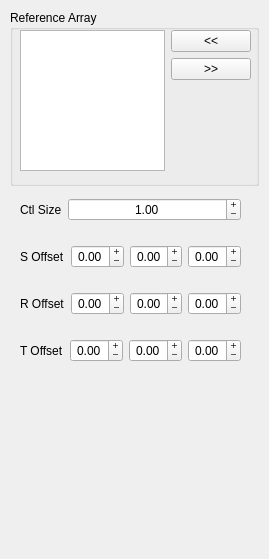
<?xml version="1.0" encoding="UTF-8"?>
<ui version="4.0">
 <class>Form</class>
 <widget class="QWidget" name="Form">
  <property name="geometry">
   <rect>
    <x>0</x>
    <y>0</y>
    <width>269</width>
    <height>559</height>
   </rect>
  </property>
  <property name="windowTitle">
   <string>Form</string>
  </property>
  <widget class="QGroupBox" name="upvRefArray_groupBox">
   <property name="geometry">
    <rect>
     <x>10</x>
     <y>10</y>
     <width>249</width>
     <height>176</height>
    </rect>
   </property>
   <property name="title">
    <string>Reference Array</string>
   </property>
   <widget class="QWidget" name="layoutWidget_2">
    <property name="geometry">
     <rect>
      <x>10</x>
      <y>20</y>
      <width>231</width>
      <height>141</height>
     </rect>
    </property>
    <layout class="QHBoxLayout" name="upvRefArray_horizontalLayout">
     <item>
      <layout class="QVBoxLayout" name="upvRefArray_verticalLayout_1">
       <item>
        <widget class="QListWidget" name="refArray_listWidget">
         <property name="dragDropOverwriteMode">
          <bool>true</bool>
         </property>
         <property name="dragDropMode">
          <enum>QAbstractItemView::InternalMove</enum>
         </property>
         <property name="defaultDropAction">
          <enum>Qt::MoveAction</enum>
         </property>
         <property name="alternatingRowColors">
          <bool>true</bool>
         </property>
         <property name="selectionMode">
          <enum>QAbstractItemView::ExtendedSelection</enum>
         </property>
         <property name="selectionRectVisible">
          <bool>false</bool>
         </property>
        </widget>
       </item>
      </layout>
     </item>
     <item>
      <layout class="QVBoxLayout" name="upvRefArray_verticalLayout_2">
       <item>
        <widget class="QPushButton" name="refArrayAdd_pushButton">
         <property name="text">
          <string>&lt;&lt;</string>
         </property>
        </widget>
       </item>
       <item>
        <widget class="QPushButton" name="refArrayRemove_pushButton">
         <property name="text">
          <string>&gt;&gt;</string>
         </property>
        </widget>
       </item>
       <item>
        <spacer name="upvRefArray_verticalSpacer">
         <property name="orientation">
          <enum>Qt::Vertical</enum>
         </property>
         <property name="sizeHint" stdset="0">
          <size>
           <width>20</width>
           <height>40</height>
          </size>
         </property>
        </spacer>
       </item>
      </layout>
     </item>
    </layout>
   </widget>
  </widget>
  <widget class="QWidget" name="layoutWidget">
   <property name="geometry">
    <rect>
     <x>20</x>
     <y>180</y>
     <width>221</width>
     <height>202</height>
    </rect>
   </property>
   <layout class="QVBoxLayout" name="verticalLayout_4">
    <item>
     <layout class="QHBoxLayout" name="horizontalLayout_3">
      <item>
       <widget class="QLabel" name="ctlSize_label">
        <property name="text">
         <string>Ctl Size</string>
        </property>
       </widget>
      </item>
      <item>
       <widget class="QDoubleSpinBox" name="ctlSize_doubleSpinBox">
        <property name="sizePolicy">
         <sizepolicy hsizetype="Expanding" vsizetype="Fixed">
          <horstretch>0</horstretch>
          <verstretch>0</verstretch>
         </sizepolicy>
        </property>
        <property name="wrapping">
         <bool>false</bool>
        </property>
        <property name="alignment">
         <set>Qt::AlignCenter</set>
        </property>
        <property name="buttonSymbols">
         <enum>QAbstractSpinBox::PlusMinus</enum>
        </property>
        <property name="minimum">
         <double>0.010000000000000</double>
        </property>
        <property name="maximum">
         <double>200.000000000000000</double>
        </property>
        <property name="value">
         <double>1.000000000000000</double>
        </property>
       </widget>
      </item>
     </layout>
    </item>
    <item>
     <layout class="QHBoxLayout" name="horizontalLayout_6">
      <item>
       <widget class="QLabel" name="ctlOffsetScl_label">
        <property name="text">
         <string>S Offset</string>
        </property>
       </widget>
      </item>
      <item>
       <widget class="QDoubleSpinBox" name="ctlOffsetSclX_doubleSpinBox">
        <property name="sizePolicy">
         <sizepolicy hsizetype="Expanding" vsizetype="Fixed">
          <horstretch>0</horstretch>
          <verstretch>0</verstretch>
         </sizepolicy>
        </property>
        <property name="wrapping">
         <bool>false</bool>
        </property>
        <property name="alignment">
         <set>Qt::AlignCenter</set>
        </property>
        <property name="buttonSymbols">
         <enum>QAbstractSpinBox::PlusMinus</enum>
        </property>
        <property name="minimum">
         <double>-360.000000000000000</double>
        </property>
        <property name="maximum">
         <double>360.000000000000000</double>
        </property>
        <property name="singleStep">
         <double>1.000000000000000</double>
        </property>
        <property name="value">
         <double>0.000000000000000</double>
        </property>
       </widget>
      </item>
      <item>
       <widget class="QDoubleSpinBox" name="ctlOffsetSclY_doubleSpinBox">
        <property name="sizePolicy">
         <sizepolicy hsizetype="Expanding" vsizetype="Fixed">
          <horstretch>0</horstretch>
          <verstretch>0</verstretch>
         </sizepolicy>
        </property>
        <property name="wrapping">
         <bool>false</bool>
        </property>
        <property name="alignment">
         <set>Qt::AlignCenter</set>
        </property>
        <property name="buttonSymbols">
         <enum>QAbstractSpinBox::PlusMinus</enum>
        </property>
        <property name="minimum">
         <double>-360.000000000000000</double>
        </property>
        <property name="maximum">
         <double>360.000000000000000</double>
        </property>
        <property name="value">
         <double>0.000000000000000</double>
        </property>
       </widget>
      </item>
      <item>
       <widget class="QDoubleSpinBox" name="ctlOffsetSclZ_doubleSpinBox">
        <property name="sizePolicy">
         <sizepolicy hsizetype="Expanding" vsizetype="Fixed">
          <horstretch>0</horstretch>
          <verstretch>0</verstretch>
         </sizepolicy>
        </property>
        <property name="wrapping">
         <bool>false</bool>
        </property>
        <property name="alignment">
         <set>Qt::AlignCenter</set>
        </property>
        <property name="buttonSymbols">
         <enum>QAbstractSpinBox::PlusMinus</enum>
        </property>
        <property name="minimum">
         <double>-360.000000000000000</double>
        </property>
        <property name="maximum">
         <double>360.000000000000000</double>
        </property>
        <property name="value">
         <double>0.000000000000000</double>
        </property>
       </widget>
      </item>
     </layout>
    </item>
    <item>
     <layout class="QHBoxLayout" name="horizontalLayout_5">
      <item>
       <widget class="QLabel" name="ctlOffsetRot_label_2">
        <property name="text">
         <string>R Offset</string>
        </property>
       </widget>
      </item>
      <item>
       <widget class="QDoubleSpinBox" name="ctlOffsetRotX_doubleSpinBox">
        <property name="sizePolicy">
         <sizepolicy hsizetype="Expanding" vsizetype="Fixed">
          <horstretch>0</horstretch>
          <verstretch>0</verstretch>
         </sizepolicy>
        </property>
        <property name="wrapping">
         <bool>false</bool>
        </property>
        <property name="alignment">
         <set>Qt::AlignCenter</set>
        </property>
        <property name="buttonSymbols">
         <enum>QAbstractSpinBox::PlusMinus</enum>
        </property>
        <property name="minimum">
         <double>-360.000000000000000</double>
        </property>
        <property name="maximum">
         <double>360.000000000000000</double>
        </property>
        <property name="singleStep">
         <double>1.000000000000000</double>
        </property>
        <property name="value">
         <double>0.000000000000000</double>
        </property>
       </widget>
      </item>
      <item>
       <widget class="QDoubleSpinBox" name="ctlOffsetRotY_doubleSpinBox">
        <property name="sizePolicy">
         <sizepolicy hsizetype="Expanding" vsizetype="Fixed">
          <horstretch>0</horstretch>
          <verstretch>0</verstretch>
         </sizepolicy>
        </property>
        <property name="wrapping">
         <bool>false</bool>
        </property>
        <property name="alignment">
         <set>Qt::AlignCenter</set>
        </property>
        <property name="buttonSymbols">
         <enum>QAbstractSpinBox::PlusMinus</enum>
        </property>
        <property name="minimum">
         <double>-360.000000000000000</double>
        </property>
        <property name="maximum">
         <double>360.000000000000000</double>
        </property>
        <property name="value">
         <double>0.000000000000000</double>
        </property>
       </widget>
      </item>
      <item>
       <widget class="QDoubleSpinBox" name="ctlOffsetRotZ_doubleSpinBox">
        <property name="sizePolicy">
         <sizepolicy hsizetype="Expanding" vsizetype="Fixed">
          <horstretch>0</horstretch>
          <verstretch>0</verstretch>
         </sizepolicy>
        </property>
        <property name="wrapping">
         <bool>false</bool>
        </property>
        <property name="alignment">
         <set>Qt::AlignCenter</set>
        </property>
        <property name="buttonSymbols">
         <enum>QAbstractSpinBox::PlusMinus</enum>
        </property>
        <property name="minimum">
         <double>-360.000000000000000</double>
        </property>
        <property name="maximum">
         <double>360.000000000000000</double>
        </property>
        <property name="value">
         <double>0.000000000000000</double>
        </property>
       </widget>
      </item>
     </layout>
    </item>
    <item>
     <layout class="QHBoxLayout" name="horizontalLayout_4">
      <item>
       <widget class="QLabel" name="ctlOffsetPos_label">
        <property name="text">
         <string>T Offset</string>
        </property>
       </widget>
      </item>
      <item>
       <widget class="QDoubleSpinBox" name="ctlOffsetPosX_doubleSpinBox">
        <property name="sizePolicy">
         <sizepolicy hsizetype="Expanding" vsizetype="Fixed">
          <horstretch>0</horstretch>
          <verstretch>0</verstretch>
         </sizepolicy>
        </property>
        <property name="wrapping">
         <bool>false</bool>
        </property>
        <property name="alignment">
         <set>Qt::AlignCenter</set>
        </property>
        <property name="buttonSymbols">
         <enum>QAbstractSpinBox::PlusMinus</enum>
        </property>
        <property name="minimum">
         <double>-999.000000000000000</double>
        </property>
        <property name="maximum">
         <double>999.000000000000000</double>
        </property>
        <property name="value">
         <double>0.000000000000000</double>
        </property>
       </widget>
      </item>
      <item>
       <widget class="QDoubleSpinBox" name="ctlOffsetPosY_doubleSpinBox">
        <property name="sizePolicy">
         <sizepolicy hsizetype="Expanding" vsizetype="Fixed">
          <horstretch>0</horstretch>
          <verstretch>0</verstretch>
         </sizepolicy>
        </property>
        <property name="wrapping">
         <bool>false</bool>
        </property>
        <property name="alignment">
         <set>Qt::AlignCenter</set>
        </property>
        <property name="buttonSymbols">
         <enum>QAbstractSpinBox::PlusMinus</enum>
        </property>
        <property name="minimum">
         <double>-999.000000000000000</double>
        </property>
        <property name="maximum">
         <double>999.000000000000000</double>
        </property>
        <property name="value">
         <double>0.000000000000000</double>
        </property>
       </widget>
      </item>
      <item>
       <widget class="QDoubleSpinBox" name="ctlOffsetPosZ_doubleSpinBox">
        <property name="sizePolicy">
         <sizepolicy hsizetype="Expanding" vsizetype="Fixed">
          <horstretch>0</horstretch>
          <verstretch>0</verstretch>
         </sizepolicy>
        </property>
        <property name="wrapping">
         <bool>false</bool>
        </property>
        <property name="alignment">
         <set>Qt::AlignCenter</set>
        </property>
        <property name="buttonSymbols">
         <enum>QAbstractSpinBox::PlusMinus</enum>
        </property>
        <property name="minimum">
         <double>-999.000000000000000</double>
        </property>
        <property name="maximum">
         <double>999.000000000000000</double>
        </property>
        <property name="value">
         <double>0.000000000000000</double>
        </property>
       </widget>
      </item>
     </layout>
    </item>
   </layout>
  </widget>
 </widget>
 <resources/>
 <connections/>
</ui>
